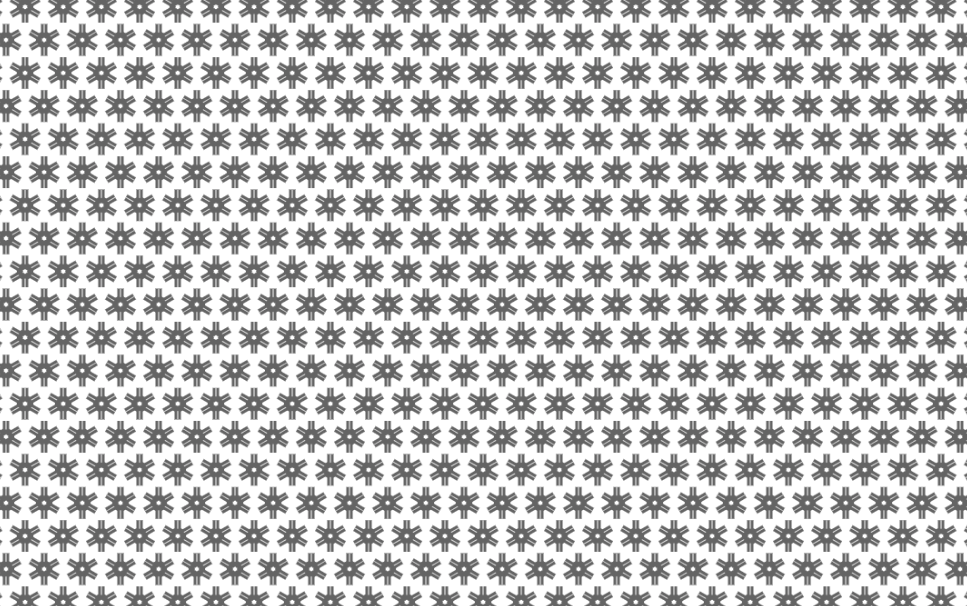
#> input picture studentDemos/images/C6 star.png, 967 x 606 px, found by its file name
$ jupyter execute --allow-errors compare_idealized_distance_matrix.ipynb
#> lines starting #> are read from the running program, lines starting #| are printed output that depends on the picture; long printed decimals are rounded
# Comparing ideal distances with pixel distances
This code samples points on the generating cycles for each symmetry group, and then creates a distance matrix with the idealized distance function, and a distance matrix with the pixel embedding distance function. This is to determine how "far off" our pixel embedding point cloud is for each group.

[cell 1]
# importing needed libraries
import numpy as np
from numpy import pi
from math import dist
from math import sqrt
from math import ceil
import matplotlib.pyplot as plt
from ripser import ripser
from persim import plot_diagrams
# For image and video manipulation
from PIL import Image
from PIL import ImageFilter
from IPython.display import display
import glob
from sklearn.metrics import pairwise_distances
from sklearn.metrics.pairwise import paired_distances
from matplotlib import cm

[cell 2]
# defining the idealized distance function for C1
# [15 lines left out: function C1_wrapper, not called in this run]

generate_C1_isoms() samples points on the generating cycles for $C1$.

[cell 3]
# [17 lines left out: function generate_C1_isoms, not called in this run]

[cell 4]
# idealized C2 distance function
# [28 lines left out: function C2_wrapper, not called in this run]

generate_C2_isoms() samples points on the generating cycles for $C2$.

[cell 5]
# [17 lines left out: function generate_C2_isoms, not called in this run]

[cell 6]
# idealized distance function for C4
# [28 lines left out: function C4_wrapper, not called in this run]

generate_C4_isoms() samples points on the generating cycles for $C4$.

[cell 7]
# isometries that allow rotation up to pi/2
# [16 lines left out: function generate_C4_isoms, not called in this run]

points_on_line() generates points on a line between two given points. This is a helper function for generate_C6_isoms().

[cell 8]
def points_on_line(point1, point2, n):
    point1 = np.asarray(point1)
    point2 = np.asarray(point2)
    direction = point2-point1
    ret_arr = []
    t = np.linspace(0,1,n)
    for i in t:
        ret_arr.append(direction*i + point1)
    return ret_arr

[cell 9]
# idealized distance function for C3
# [34 lines left out: function C3_wrapper, not called in this run]

generate_C3_isoms() samples points on the generating cycles for $C3$.

[cell 10]
# allow only for rotations up to 2pi/3
# [19 lines left out: function generate_C3_isoms, not called in this run]

[cell 11]
# idealized distance function for C6
def C6_wrapper(a):
    def distance_C6(x, y):

        # no translation in rotation axis
        Y = [y] # no translation in any axis
        for i in [1,-1]:
            Y.append((y[0], y[1] + i * (3**0.5) * a, y[2])) # front and back
            Y.append((y[0] + i * (3/2) * a, y[1] - (3**0.5)/2 * a, y[2])) # LB and RF
            Y.append((y[0] + i * (3/2) * a, y[1] + (3**0.5)/2 * a, y[2])) # LF and RB

        # rotation by pi/3
        Y.append((1/2 * y[0] - (3**0.5)/2 * y[1], 1/2 * y[1] + (3**0.5)/2 * y[0], y[2] + pi/3)) # only rotation by 2pi/3
        for i in [1,-1]:
            y1 = 1/2 * y[0] - (3**0.5)/2 * y[1]
            y2 = 1/2 * y[1] + (3**0.5)/2 * y[0]
            Y.append((y1, y2 + i * (3**0.5) * a, y[2] + 2*pi/3)) # front and back
            Y.append((y1 + i * (3/2) * a, y2 - (3**0.5)/2 * a, y[2] + pi/3)) # LB and RF
            Y.append((y1 + i * (3/2) * a, y2 + (3**0.5)/2 * a, y[2] + pi/3)) # LF and RB

        # rotation by -pi/3
        Y.append((1/2 * y[0] + (3**0.5)/2 * y[1], 1/2 * y[1] - (3**0.5)/2 * y[0], y[2] - pi/3)) # only rotation by -2pi/3
        for i in [1,-1]:
            y1 = 1/2 * y[0]+ (3**0.5)/2 * y[1]
            y2 = 1/2 * y[1] - (3**0.5)/2 * y[0]
            Y.append((y1, y2 + i * (3**0.5) * a, y[2] - 2*pi/3)) # front and back
            Y.append((y1 + i * (3/2) * a, y2 - (3**0.5)/2 * a, y[2] - pi/3)) # LB and RF
            Y.append((y1 + i * (3/2) * a, y2 + (3**0.5)/2 * a, y[2] - pi/3)) # LF and RB

        distances = []
        for y_new in Y:
            distances.append(dist(x,y_new))

        return min(distances)
    return distance_C6

generate_C6_isoms() samples points on the generating cycles for $C6$.

[cell 12]
# only allow rotation up to pi/3
def generate_C6_isoms(n_isos, x):
    root = sqrt(3)/2.0
    j = ceil(n_isos/8.0)

    isoms = points_on_line((-x,0,0),(-x/2, -root*x, 0), j)
    isoms = isoms + points_on_line((-x/2, -root*x, 0), (x/2, -root*x, 0), j)

    isoms = isoms + points_on_line((x/2, root*x, 0), (x, 0, 0), j)
    isoms = isoms + points_on_line((x, 0, 0), (x/2, -root*x, 0), j)

    isoms = isoms + points_on_line((-x/2, -root*x, pi/3), (x/2, -root*x, pi/3), j)
    isoms = isoms + points_on_line((x/2, -root*x, pi/3), (x/2, -root*x, 0), j)

    isoms = isoms + points_on_line((-x,0,0),(-x/2, -root*x, 0), j)
    isoms = isoms + points_on_line((-x/2, -root*x, 0), (-x/2, -root*x, pi/3), j)

    return isoms

Given an image, a lens size, and a translation, this translation_snapshot() returns a snapshot after the translation is performed.

[cell 13]
def translation_snapshot(img, lens_sz, translation):
    (a,b) = translation
    translation = (-a,-b)
    (x,y) = upper_left_center(img, translation)
    (length, height) = img.size

    lens_corner_x = x - lens_sz/2.0
    lens_corner_y = y - lens_sz/2.0
    ret_img = img.crop((lens_corner_x,lens_corner_y, lens_corner_x+lens_sz, lens_corner_y+lens_sz))

    #make sure didn't fall off of the image
    (ret_length, ret_height) = ret_img.size
    if (lens_corner_x<0 or lens_corner_y<0 or lens_corner_x+lens_sz>length or lens_corner_y+lens_sz>height):
        print("I came off the page!")
        return False
    return ret_img

Given a point with the origin at the center of the image, upper_left_center() returns the same point but with coordinates with an origin at the top left corner. This is a helper function for translation_snapshot().

[cell 14]
def upper_left_center(img, center):
    (x,y) = center
    (l, h) = img.size
    return (l/2.0+x , h/2.0 - y)

Given an image, a lens size, and an isometry, create_snapshot() performs the isometry on the image and returns a lens size view of the image

[cell 15]
def create_snapshot(img, lens_sz, isometry):
    (x,y,rotation) = isometry
    translation = (x,y)
    # turn from radian to degree
    rotation = 57.2958*rotation
    rot_img = img.rotate(rotation)
    return translation_snapshot(rot_img, lens_sz, translation)

get_pixel_isom() converts a list of isometries into a list of the associated pixel vector embeddings. It scales the translations by the fundamental domain or given lens size (that way inistead of translating $a$ pixels, it travels 20 for instance).

[cell 16]
def get_pixel_isom(isoms, img, lens, a):
    scaled_isoms = isoms
    for i in range(len(isoms)):
        e = isoms[i]
        scaled_isoms[i] = ((lens/a)*e[0], (lens/a)*e[1], e[2])
    isom_images = []
    for iso in scaled_isoms:
        isom_images.append(create_snapshot(img, lens, iso))
    ret_lst = []
    for elem in isom_images:
        arr = np.asarray(elem)
        arr = arr.reshape(-1)
        ret_lst.append(arr)
    ret_lst = np.asarray(ret_lst)
    return ret_lst

This is the "new" normalize() function that scales a matrix such that the largest value is 1.

[cell 17]
def normalize(v):
    v = np.asarray(v)
    norm = v.max()
    if norm == 0:
        return v
    return v / norm

create_plt() plots an ideal and a pixel matrix

[cell 18]
def create_plt(ideal, pixel):
    plt.figure()
    fig, (ax1, ax2) = plt.subplots(1,2)
    fig.colorbar(plt.cm.ScalarMappable(), ax=(ax1,ax2), label="colorscale", shrink=.4)
    ax1.imshow(ideal)
    ax1.set_title("ideal")
    ax2.imshow(pixel)
    ax2.set_title("pixel")
    plt.show()

# C4 Comparison

#> (a cell that did not finish here is left out)

There are some similar features between the two matrices and the cycles are faint but visible in the pixel matrix.

Here is the same thing but with the value of $a$ increased to 7 instead of 1:

#> (a cell that did not finish here is left out)

The upper right corner represents rotations, and so increasing the length of the translation cycles made the rotation cycles relatively faint. The pixel matrix is very clear and has similar features to the ideal matrices.

# C2 Comparison

#> (a cell that did not finish here is left out)

Looks like the value of $a$ needs to be increased, since the rotation cycles are much more prominent. Set $a=4$ instead of $a=1$:

#> (a cell that did not finish here is left out)

Even though the pixel distance matrix has clear and visible patterns, there are some diagonal lines that don't appear in teh ideal matrix. It seems like the overall grid pattern is rotated.

# C1 Comparison

#> (a cell that did not finish here is left out)

Here the pixel matrix looks very different from the ideal matrix. The upper left corner (representing the rotation cycles) seems to be hallucinating cycles.

# C3 Comparison

#> (a cell that did not finish here is left out)

Very little similarity between the pixel matrix and the idealized one. This seems to have more of what we saw with the rotation cycles in $C1$, but now almost the entire image has the marbled effect.

#> (a cell that did not finish here is left out)

Again, even with a different image we get a very similar result.

# C6 Comparison

[cell 26]
# Grab image from files
img = Image.open('images/C6 star.png')
#> img is the input picture: PIL image 967x606 RGBA; mean R, G, B, A 197, 197, 197, 255
img = img.convert('L')
#> img: PIL image 967x606 L
img = translation_snapshot(img, 200, (58.113, 1.347))
#> in translation_snapshot, `(x,y) = upper_left_center(img, translation)`: x = 425.4; y = 304.3
#> in translation_snapshot, `lens_corner_x = x - lens_sz/2.0`: lens_corner_x = 325.4
#> in translation_snapshot, `lens_corner_y = y - lens_sz/2.0`: lens_corner_y = 204.3
#> in translation_snapshot, `ret_img = img.crop((lens_corner_x,lens_corner_y, lens_corner_x+lens_sz..`:
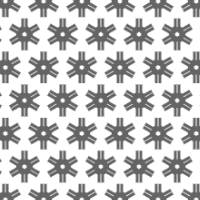
#> ret_img: PIL image 200x200 L; min 100, max 255, mean 197.5
display(img)

# lens size, how much to stretch fund domain by
fund_domain = 38
a = 2
n_isoms = 500
#print(generate_C6_isoms(n_isoms,a))
c6_isoms_pixels = get_pixel_isom(generate_C6_isoms(n_isoms,a), img, fund_domain, a)
#> in get_pixel_isom, `scaled_isoms = isoms`: scaled_isoms = 504 items, first 6: [-2, 0, 0], [-1.98, -0.0279, 0], [-1.97, -0.0559, 0], [-1.95, -0.0838, 0], [-1.94, -0.112, 0], [-1.92, -0.14, 0]
#> the loop in get_pixel_isom, `for i in range(len(isoms)):` made 504 passes
#> after the loop in get_pixel_isom, `for i in range(len(isoms)):`: scaled_isoms = 504 items, first 6: (-38, 0, 0), (-37.69, -0.531, 0), (-37.39, -1.06, 0), (-37.08, -1.59, 0), (-36.77, -2.12, 0), (-36.47, -2.65, 0)
#> the loop in get_pixel_isom, `for iso in scaled_isoms:` made 504 passes
#> iso on passes 1 to 3: (-38, 0, 0), (-37.69, -0.531, 0), (-37.39, -1.06, 0)
#> pass 1, in translation_snapshot (call 2), `ret_img = img.crop((lens_corner_x,lens_corner_y, lens_corner_x+lens_sz..`:
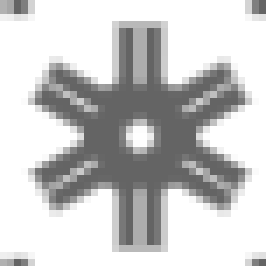
#> ret_img: PIL image 38x38 L (shown 7 times larger); min 100, max 255, mean 202
#> pass 2, in translation_snapshot (call 3), `ret_img = img.crop((lens_corner_x,lens_corner_y, lens_corner_x+lens_sz..`:
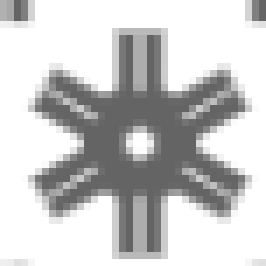
#> ret_img: PIL image 38x38 L (shown 7 times larger); min 100, max 255, mean 202
#> pass 3, in translation_snapshot (call 4), `ret_img = img.crop((lens_corner_x,lens_corner_y, lens_corner_x+lens_sz..`:
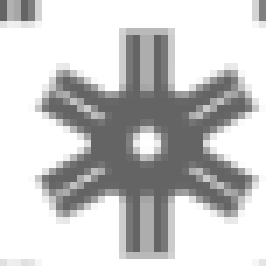
#> ret_img: PIL image 38x38 L (shown 7 times larger); min 100, max 255, mean 202
#> in get_pixel_isom, `ret_lst = np.asarray(ret_lst)`:
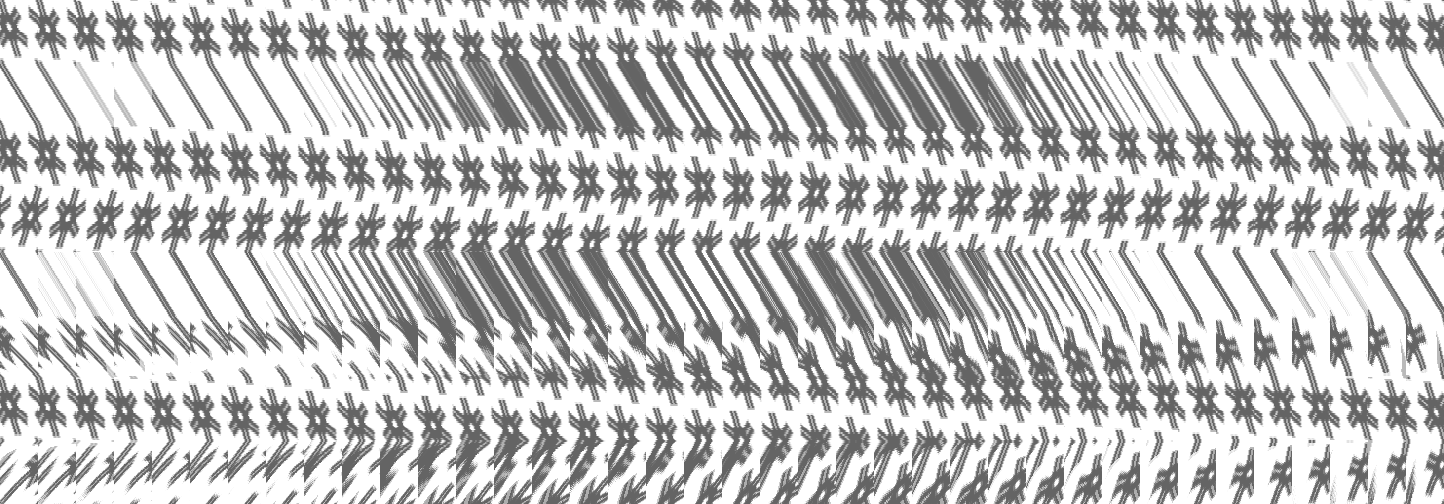
#> ret_lst: shape (504, 1444); min 100, max 255, mean 198.8
D_ideal = pairwise_distances(generate_C6_isoms(n_isoms,a), metric = C6_wrapper(a))
D_pixel = pairwise_distances(c6_isoms_pixels)
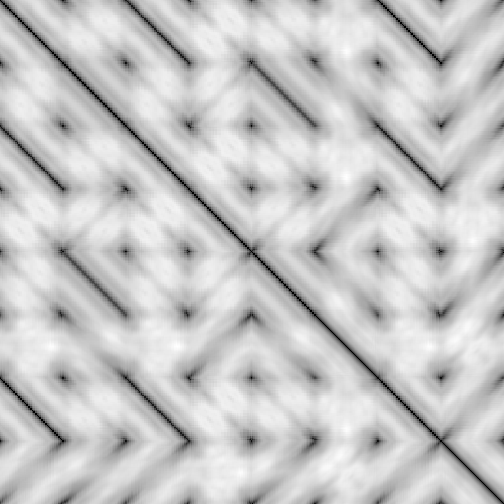
#> D_pixel: shape (504, 504) float64; min 0, max 4264.5, mean 3329.9; drawn with min black and max white
D_ideal = normalize(D_ideal)
D_pixel = normalize(D_pixel)
print("distance between metrics: ", dist(D_ideal.reshape(-1),D_pixel.reshape(-1)))
#| distance between metrics:  201.848
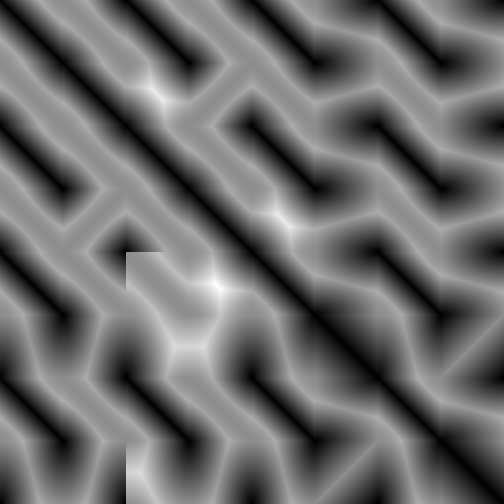
#> D_ideal: shape (504, 504) float64; min 0, max 1, mean 0.424

create_plt(D_ideal, D_pixel)
#> (the call stopped at in create_plt, `fig, (ax1, ax2) = plt.subplots(1,2)`: IPython is not available in this run)
